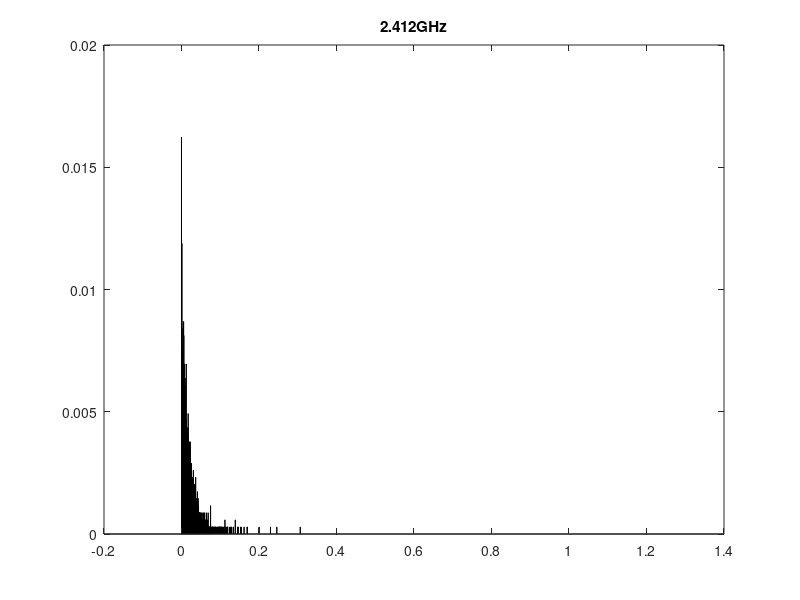
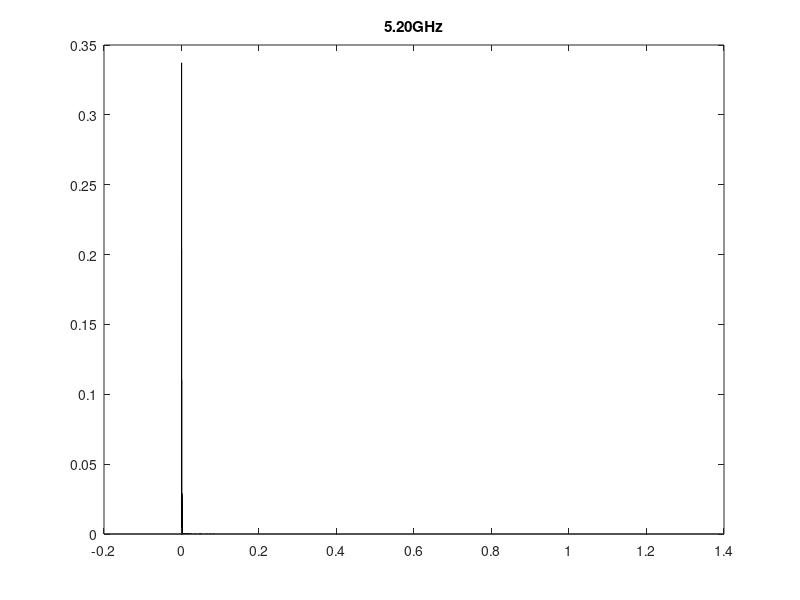
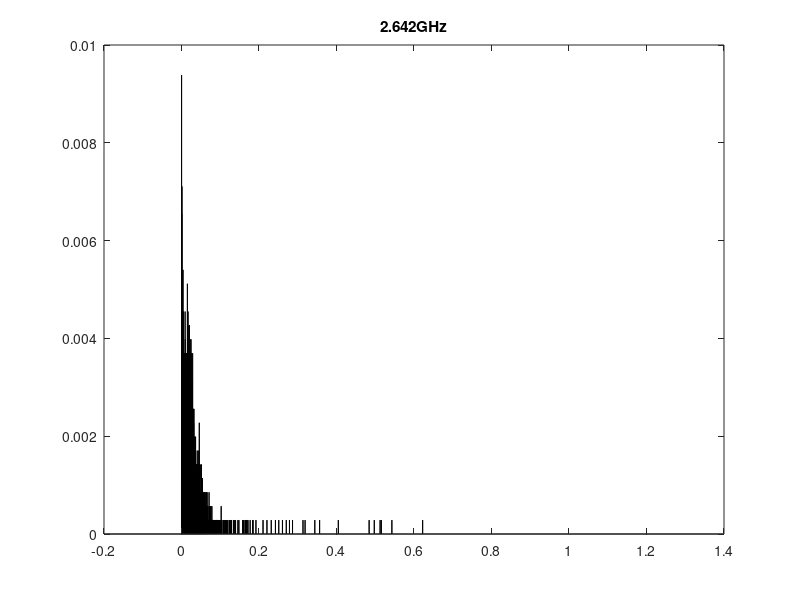
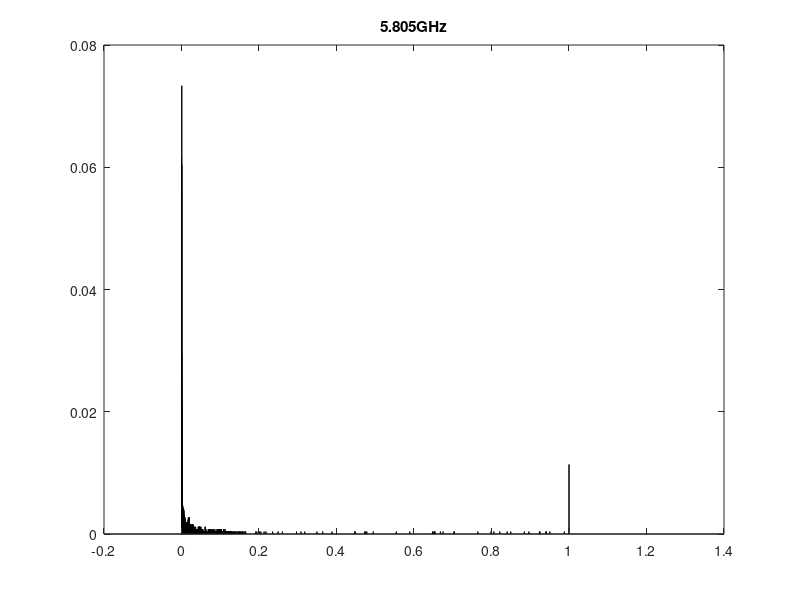

The MATLAB script that drew these images, in order:
cd ~/VNC_2012/outdoor/
clear all
close all

load delay_24.csv;
load delay_52.csv;
load delay_70.csv;
load delay_90.csv;



% load delay_24new.csv;
% 
% pre=find(delay_24new(:,10)>0);
% index=find(delay_24new(pre,10)<1)
% 
% d_24_p=delay_24new(index,10);
% aix_x=0.000001:0.0001:1;
% y=hist(d_24_p,aix_x);
% figure;
% yy=y/length(d_24_p);%\u5404\u533a\u95f4\u4eba\u6570\u5360\u5b66\u751f\u7684\u767e\u5206\u6bd4
% bar(aix_x,yy)
% 
% title('2.412newGHz')


%hold on;
pre=find(delay_24(:,10)>0);
index=find(delay_24(pre,10)<1)

d_24_p=delay_24(index,10)

aix_x=0:0.0001:1;
y=hist(d_24_p,aix_x);
%figure;
yy=y/length(d_24_p);%\u5404\u533a\u95f4\u4eba\u6570\u5360\u5b66\u751f\u7684\u767e\u5206\u6bd4
bar(aix_x,yy)
title('2.412GHz')
% xlabel('\u5206\u6570')
% ylabel('\u767e\u5206\u6bd4')

pre=find(delay_52(:,10)>0);
index=find(delay_52(pre,10)<1)

d_52_p=delay_52(index,10)

aix_x=0:0.0001:1;
y=hist(d_52_p,aix_x);
figure; 
yy=y/length(d_52_p);%\u5404\u533a\u95f4\u4eba\u6570\u5360\u5b66\u751f\u7684\u767e\u5206\u6bd4
bar(aix_x,yy)

title('5.20GHz')




pre=find(delay_70(:,10)>0);
index=find(delay_70(pre,10)<1)

d_70_p=delay_70(index,10)

aix_x=0:0.0001:1;
y=hist(d_70_p,aix_x);
figure; 
yy=y/length(d_70_p);%\u5404\u533a\u95f4\u4eba\u6570\u5360\u5b66\u751f\u7684\u767e\u5206\u6bd4
bar(aix_x,yy)

title('2.642GHz')


pre=find(delay_90(:,10)>0);
index=find(delay_90(pre,10)<1)

d_90_p=delay_90(index,10)

aix_x=0:0.0001:1;
y=hist(d_90_p,aix_x);
figure; 
yy=y/length(d_90_p);%\u5404\u533a\u95f4\u4eba\u6570\u5360\u5b66\u751f\u7684\u767e\u5206\u6bd4
bar(aix_x,yy)

title('5.805GHz')




%pre=find(delay_24(:,10)>0);
%index=find(delay_24(pre,10)<1)

d_24_p=delay_24(:,10)

aix_x=0:0.0001:3;
y=hist(d_24_p,aix_x);
 yy=y/length(d_24_p);%\u5404\u533a\u95f4\u4eba\u6570\u5360\u5b66\u751f\u7684\u767e\u5206\u6bd4
 figure;
bar(aix_x,yy)
title('No process')


